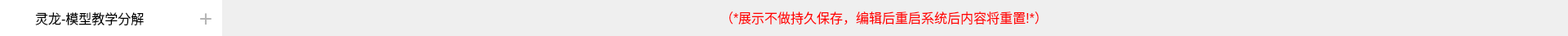
    <widget class="QWidget" name="top" native="true">
     <property name="minimumSize">
      <size>
       <width>0</width>
       <height>44</height>
      </size>
     </property>
     <property name="maximumSize">
      <size>
       <width>16777215</width>
       <height>44</height>
      </size>
     </property>
     <layout class="QHBoxLayout" name="horizontalLayout">
      <property name="spacing">
       <number>0</number>
      </property>
      <property name="leftMargin">
       <number>0</number>
      </property>
      <property name="topMargin">
       <number>0</number>
      </property>
      <property name="rightMargin">
       <number>0</number>
      </property>
      <property name="bottomMargin">
       <number>0</number>
      </property>
      <item>
       <widget class="QWidget" name="widget_3" native="true">
        <property name="maximumSize">
         <size>
          <width>272</width>
          <height>16777215</height>
         </size>
        </property>
        <layout class="QHBoxLayout" name="horizontalLayout_4">
         <property name="spacing">
          <number>0</number>
         </property>
         <property name="leftMargin">
          <number>0</number>
         </property>
         <property name="topMargin">
          <number>0</number>
         </property>
         <property name="bottomMargin">
          <number>0</number>
         </property>
         <item>
          <widget class="QWidget" name="widget" native="true">
           <property name="minimumSize">
            <size>
             <width>272</width>
             <height>44</height>
            </size>
           </property>
           <property name="maximumSize">
            <size>
             <width>272</width>
             <height>44</height>
            </size>
           </property>
           <property name="styleSheet">
            <string notr="true">background-color:rgb(255,255,255)</string>
           </property>
           <widget class="QLabel" name="label">
            <property name="geometry">
             <rect>
              <x>12</x>
              <y>12</y>
              <width>20</width>
              <height>20</height>
             </rect>
            </property>
            <property name="text">
             <string/>
            </property>
            <property name="pixmap">
             <pixmap resource="twoDdisplay.qrc">:/twoDdisplay/title</pixmap>
            </property>
            <property name="scaledContents">
             <bool>true</bool>
            </property>
           </widget>
           <widget class="QLabel" name="title">
            <property name="geometry">
             <rect>
              <x>43</x>
              <y>0</y>
              <width>181</width>
              <height>44</height>
             </rect>
            </property>
            <property name="styleSheet">
             <string notr="true">font-size:16px</string>
            </property>
            <property name="text">
             <string>灵龙-模型教学分解</string>
            </property>
            <property name="alignment">
             <set>Qt::AlignLeading|Qt::AlignLeft|Qt::AlignVCenter</set>
            </property>
           </widget>
           <widget class="QPushButton" name="module_add">
            <property name="geometry">
             <rect>
              <x>230</x>
              <y>0</y>
              <width>44</width>
              <height>44</height>
             </rect>
            </property>
            <property name="cursor">
             <cursorShape>PointingHandCursor</cursorShape>
            </property>
            <property name="styleSheet">
             <string notr="true">QPushButton{
color:rgb(180,180,180);
font-size:28px;
border:none;
font-weight:200;
}
QPushButton:hover{
color:black;
border:none;
}</string>
            </property>
            <property name="text">
             <string>+</string>
            </property>
           </widget>
          </widget>
         </item>
        </layout>
       </widget>
      </item>
      <item>
       <widget class="QWidget" name="topbar" native="true">
        <property name="minimumSize">
         <size>
          <width>1648</width>
          <height>0</height>
         </size>
        </property>
        <property name="maximumSize">
         <size>
          <width>1648</width>
          <height>16777215</height>
         </size>
        </property>
        <property name="styleSheet">
         <string notr="true">#topbar{border-image:url(&quot;:/twoDdisplay/topbar&quot;)}</string>
        </property>
        <widget class="QToolButton" name="editbtn">
         <property name="geometry">
          <rect>
           <x>1600</x>
           <y>2</y>
           <width>40</width>
           <height>40</height>
          </rect>
         </property>
         <property name="cursor">
          <cursorShape>PointingHandCursor</cursorShape>
         </property>
         <property name="styleSheet">
          <string notr="true">border:0;
background:transparent</string>
         </property>
         <property name="text">
          <string/>
         </property>
         <property name="icon">
          <iconset resource="twoDdisplay.qrc">
           <normaloff>:/twoDdisplay/noedit</normaloff>:/twoDdisplay/noedit</iconset>
         </property>
         <property name="iconSize">
          <size>
           <width>40</width>
           <height>40</height>
          </size>
         </property>
         <property name="autoRaise">
          <bool>false</bool>
         </property>
        </widget>
        <widget class="QLabel" name="label_4">
         <property name="geometry">
          <rect>
           <x>610</x>
           <y>0</y>
           <width>411</width>
           <height>41</height>
          </rect>
         </property>
         <property name="styleSheet">
          <string notr="true">color:red;font-size:16px</string>
         </property>
         <property name="text">
          <string>（*展示不做持久保存，编辑后重启系统后内容将重置!*）</string>
         </property>
        </widget>
       </widget>
      </item>
     </layout>
    </widget>
